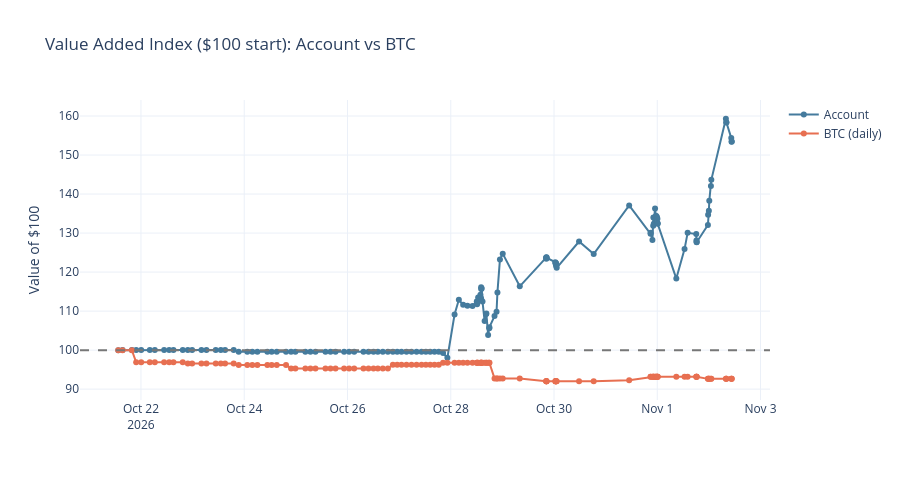
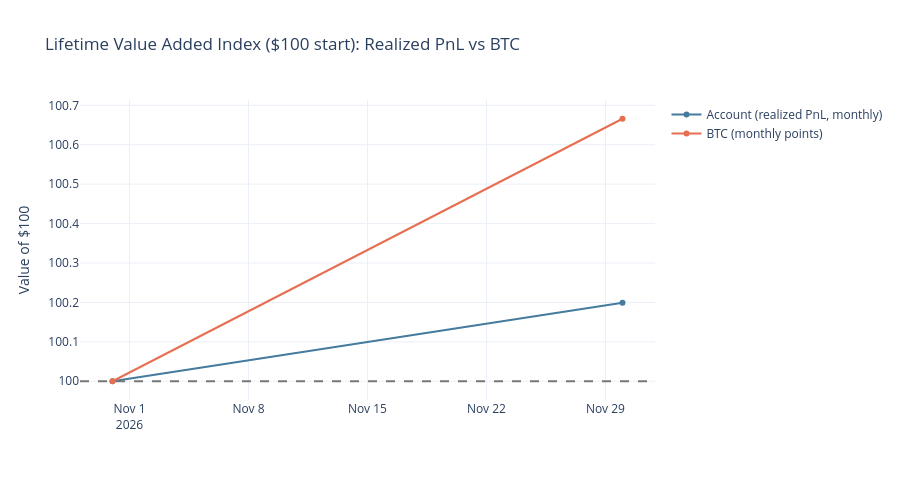

The notebook cell saved with these charts, in order:
### Markdown cell above
## Account vs BTC

Shows a time-weighted account index against BTC, so deposits, withdrawals, and transfers do not move it.

### Code cell
analytics.show_account_vs_btc()

### Figure 1 — Plotly figure (JSON) as saved in the notebook; plotly's stock layout.template omitted (floating-point values rounded to 4 significant figures; data arrays with more than 128 entries replaced by an {"elided": "..."} marker saying what was removed)
{"data": [{"line": {"color": "#457b9d"}, "mode": "lines+markers", "name": "Account", "type": "scatter", "x": {"elided": "131 str values"}, "y": {"elided": "131 float values"}}, {"line": {"color": "#e76f51"}, "mode": "lines+markers", "name": "BTC (daily)", "type": "scatter", "x": {"elided": "131 str values"}, "y": {"elided": "131 float values"}}], "layout": {"height": 480, "hovermode": "x unified", "shapes": [{"line": {"color": "#777", "dash": "dash"}, "type": "line", "x0": 0, "x1": 1, "xref": "x domain", "y0": 100, "y1": 100, "yref": "y"}], "title": {"text": "Value Added Index ($100 start): Account vs BTC"}, "yaxis": {"title": {"text": "Value of $100"}}}}

### Figure 2 — Plotly figure (JSON) as saved in the notebook; plotly's stock layout.template omitted (floating-point values rounded to 4 significant figures)
{"data": [{"line": {"color": "#457b9d"}, "name": "Account (realized PnL, monthly)", "type": "scatter", "x": ["2026-10-31T00:00:00-04:00", "2026-11-30T00:00:00-05:00"], "y": [100.0, 100.2]}, {"line": {"color": "#e76f51"}, "name": "BTC (monthly points)", "type": "scatter", "x": ["2026-10-31T00:00:00-04:00", "2026-11-30T00:00:00-05:00"], "y": [100.0, 100.7]}], "layout": {"height": 480, "hovermode": "x unified", "shapes": [{"line": {"color": "#777", "dash": "dash"}, "type": "line", "x0": 0, "x1": 1, "xref": "x domain", "y0": 100, "y1": 100, "yref": "y"}], "title": {"text": "Lifetime Value Added Index ($100 start): Realized PnL vs BTC"}, "yaxis": {"title": {"text": "Value of $100"}}}}
